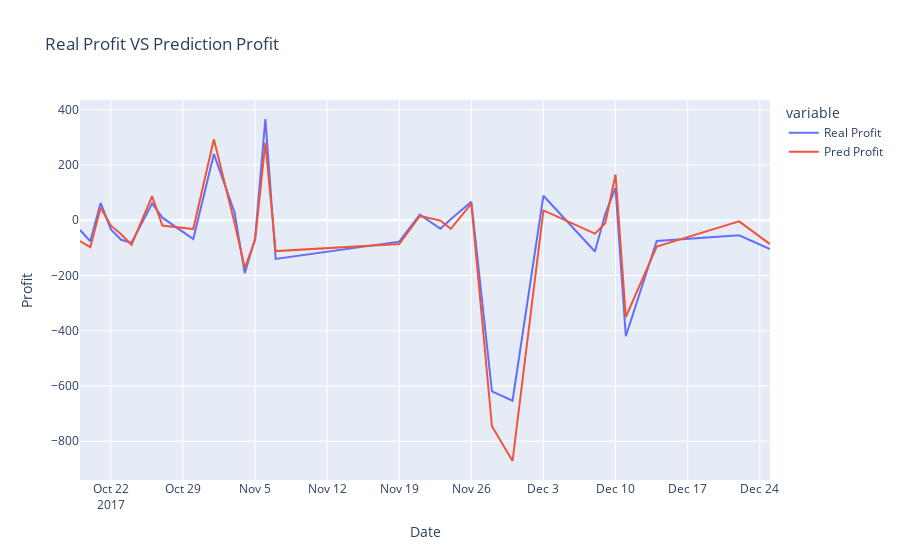

The notebook cell saved with this chart:
### Code cell
fig = px.line(comparison, x='Order_Date', y=['Real Profit', 'Pred Profit'], title='Real Profit VS Prediction Profit',  
              labels=dict(Order_Date="Date", value="Profit"))
fig.show()

### Figure 1 — Plotly figure (JSON) as saved in the notebook; plotly's stock layout.template omitted (floating-point values rounded to 4 significant figures)
{"data": [{"hovertemplate": "variable=Real Profit<br>Date=%{x}<br>Profit=%{y}<extra></extra>", "legendgroup": "Real Profit", "line": {"color": "#636efa", "dash": "solid"}, "marker": {"symbol": "circle"}, "mode": "lines", "name": "Real Profit", "orientation": "v", "showlegend": true, "type": "scatter", "x": ["2017-10-19T00:00:00", "2017-10-20T00:00:00", "2017-10-21T00:00:00", "2017-10-22T00:00:00", "2017-10-23T00:00:00", "2017-10-24T00:00:00", "2017-10-26T00:00:00", "2017-10-27T00:00:00", "2017-10-30T00:00:00", "2017-11-01T00:00:00", "2017-11-03T00:00:00", "2017-11-04T00:00:00", "2017-11-05T00:00:00", "2017-11-06T00:00:00", "2017-11-07T00:00:00", "2017-11-19T00:00:00", "2017-11-21T00:00:00", "2017-11-23T00:00:00", "2017-11-24T00:00:00", "2017-11-26T00:00:00", "2017-11-28T00:00:00", "2017-11-30T00:00:00", "2017-12-03T00:00:00", "2017-12-08T00:00:00", "2017-12-09T00:00:00", "2017-12-10T00:00:00", "2017-12-11T00:00:00", "2017-12-14T00:00:00", "2017-12-22T00:00:00", "2017-12-25T00:00:00"], "xaxis": "x", "y": [-35.45, -75.83, 62.91, -32.87, -70.67, -81.31, 60.66, 9.479, -68.13, 239.9, 28.7, -192.0, -66.6, 366.6, -140.1, -77.53, 20.58, -31.03, 3.662, 67.06, -619.6, -653.3, 88.73, -113.0, 22.41, 116.9, -420, -75.08, -54.3, -104.7], "yaxis": "y"}, {"hovertemplate": "variable=Pred Profit<br>Date=%{x}<br>Profit=%{y}<extra></extra>", "legendgroup": "Pred Profit", "line": {"color": "#EF553B", "dash": "solid"}, "marker": {"symbol": "circle"}, "mode": "lines", "name": "Pred Profit", "orientation": "v", "showlegend": true, "type": "scatter", "x": ["2017-10-19T00:00:00", "2017-10-20T00:00:00", "2017-10-21T00:00:00", "2017-10-22T00:00:00", "2017-10-23T00:00:00", "2017-10-24T00:00:00", "2017-10-26T00:00:00", "2017-10-27T00:00:00", "2017-10-30T00:00:00", "2017-11-01T00:00:00", "2017-11-03T00:00:00", "2017-11-04T00:00:00", "2017-11-05T00:00:00", "2017-11-06T00:00:00", "2017-11-07T00:00:00", "2017-11-19T00:00:00", "2017-11-21T00:00:00", "2017-11-23T00:00:00", "2017-11-24T00:00:00", "2017-11-26T00:00:00", "2017-11-28T00:00:00", "2017-11-30T00:00:00", "2017-12-03T00:00:00", "2017-12-08T00:00:00", "2017-12-09T00:00:00", "2017-12-10T00:00:00", "2017-12-11T00:00:00", "2017-12-14T00:00:00", "2017-12-22T00:00:00", "2017-12-25T00:00:00"], "xaxis": "x", "y": [-75.26, -97.56, 45.69, -19.65, -50.43, -89.11, 87.44, -18.84, -31.89, 293.4, -8.835, -172.8, -72.07, 281.1, -111.6, -86.28, 15.61, -1.16, -31.11, 60.63, -745.8, -871.6, 35.76, -48.42, -10.82, 165.6, -350.2, -95.0, -4.163, -86.28], "yaxis": "y"}], "layout": {"legend": {"title": {"text": "variable"}, "tracegroupgap": 0}, "title": {"text": "Real Profit VS Prediction Profit"}, "xaxis": {"anchor": "y", "domain": [0, 1], "title": {"text": "Date"}}, "yaxis": {"anchor": "x", "domain": [0, 1], "title": {"text": "Profit"}}}}
